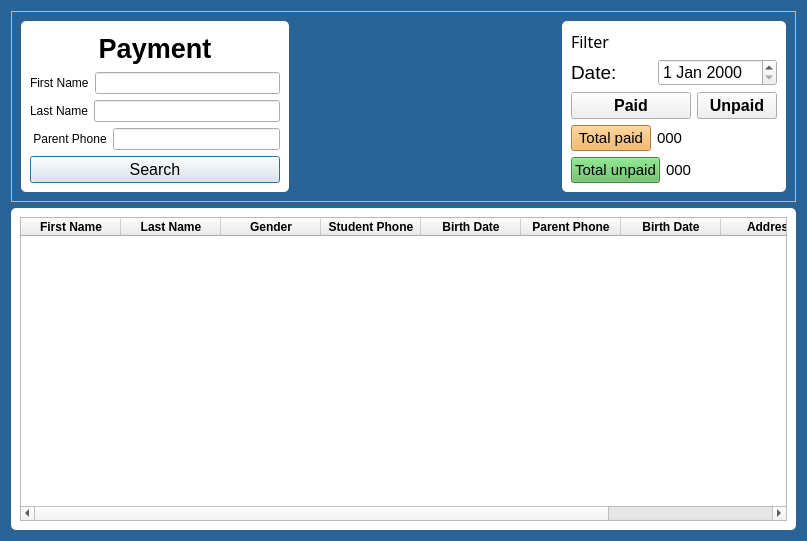
<?xml version="1.0" encoding="UTF-8"?>
<ui version="4.0">
 <class>payment</class>
 <widget class="QDialog" name="payment">
  <property name="geometry">
   <rect>
    <x>0</x>
    <y>0</y>
    <width>807</width>
    <height>541</height>
   </rect>
  </property>
  <property name="windowTitle">
   <string>Dialog</string>
  </property>
  <property name="styleSheet">
   <string notr="true">#payment{
background-color: #2a6496;
}</string>
  </property>
  <layout class="QVBoxLayout" name="verticalLayout_2">
   <item>
    <widget class="QFrame" name="frame_4">
     <property name="frameShape">
      <enum>QFrame::Shape::StyledPanel</enum>
     </property>
     <property name="frameShadow">
      <enum>QFrame::Shadow::Raised</enum>
     </property>
     <layout class="QHBoxLayout" name="horizontalLayout_6">
      <item>
       <widget class="QFrame" name="frame">
        <property name="styleSheet">
         <string notr="true">#frame{
background-color: #fff;
border: none;
border-radius: 5px;
}</string>
        </property>
        <property name="frameShape">
         <enum>QFrame::Shape::StyledPanel</enum>
        </property>
        <property name="frameShadow">
         <enum>QFrame::Shadow::Raised</enum>
        </property>
        <layout class="QVBoxLayout" name="verticalLayout">
         <item>
          <widget class="QLabel" name="label_4">
           <property name="font">
            <font>
             <pointsize>20</pointsize>
             <bold>true</bold>
            </font>
           </property>
           <property name="text">
            <string>Payment</string>
           </property>
           <property name="alignment">
            <set>Qt::AlignmentFlag::AlignCenter</set>
           </property>
          </widget>
         </item>
         <item>
          <layout class="QHBoxLayout" name="horizontalLayout">
           <item>
            <widget class="QLabel" name="label">
             <property name="text">
              <string>First Name</string>
             </property>
            </widget>
           </item>
           <item>
            <widget class="QLineEdit" name="payfirstnameLineEdit"/>
           </item>
          </layout>
         </item>
         <item>
          <layout class="QHBoxLayout" name="horizontalLayout_2">
           <item>
            <widget class="QLabel" name="label_2">
             <property name="text">
              <string>Last Name</string>
             </property>
            </widget>
           </item>
           <item>
            <widget class="QLineEdit" name="paylastnameLinedEdit"/>
           </item>
          </layout>
         </item>
         <item>
          <layout class="QHBoxLayout" name="horizontalLayout_3">
           <item>
            <widget class="QLabel" name="label_3">
             <property name="text">
              <string> Parent Phone</string>
             </property>
            </widget>
           </item>
           <item>
            <widget class="QLineEdit" name="payparentNumLineEdit"/>
           </item>
          </layout>
         </item>
         <item>
          <widget class="QPushButton" name="paysearch_btn">
           <property name="font">
            <font>
             <pointsize>12</pointsize>
            </font>
           </property>
           <property name="text">
            <string>Search</string>
           </property>
          </widget>
         </item>
        </layout>
       </widget>
      </item>
      <item>
       <spacer name="horizontalSpacer">
        <property name="orientation">
         <enum>Qt::Orientation::Horizontal</enum>
        </property>
        <property name="sizeHint" stdset="0">
         <size>
          <width>219</width>
          <height>17</height>
         </size>
        </property>
       </spacer>
      </item>
      <item>
       <widget class="QFrame" name="frame_3">
        <property name="styleSheet">
         <string notr="true">#frame_3{
background-color: #fff;
border: none;
border-radius: 5px;
}


QFrame #tpaidpushButton {
background-color: #f0ad4e;

}

QFrame #tunpaidpushButton {
background-color: #5cb85c;
}

QFrame #totalStudent_btn_3 {
background-color: #5cb85c;
}</string>
        </property>
        <property name="frameShape">
         <enum>QFrame::Shape::StyledPanel</enum>
        </property>
        <property name="frameShadow">
         <enum>QFrame::Shadow::Raised</enum>
        </property>
        <layout class="QGridLayout" name="gridLayout_2">
         <item row="5" column="0">
          <layout class="QHBoxLayout" name="horizontalLayout_7">
           <item>
            <widget class="QPushButton" name="tpaidpushButton">
             <property name="font">
              <font>
               <pointsize>11</pointsize>
              </font>
             </property>
             <property name="text">
              <string>Total paid</string>
             </property>
            </widget>
           </item>
           <item>
            <widget class="QLabel" name="totalPaidLabel">
             <property name="font">
              <font>
               <pointsize>11</pointsize>
              </font>
             </property>
             <property name="text">
              <string>000</string>
             </property>
            </widget>
           </item>
          </layout>
         </item>
         <item row="4" column="1">
          <widget class="QPushButton" name="unpaidpushButton">
           <property name="font">
            <font>
             <pointsize>12</pointsize>
             <bold>true</bold>
            </font>
           </property>
           <property name="text">
            <string>Unpaid</string>
           </property>
          </widget>
         </item>
         <item row="4" column="0">
          <widget class="QPushButton" name="paidpushButton">
           <property name="font">
            <font>
             <pointsize>12</pointsize>
             <bold>true</bold>
            </font>
           </property>
           <property name="text">
            <string>Paid</string>
           </property>
          </widget>
         </item>
         <item row="3" column="0" colspan="2">
          <layout class="QHBoxLayout" name="horizontalLayout_5">
           <item>
            <widget class="QLabel" name="label_8">
             <property name="font">
              <font>
               <pointsize>14</pointsize>
               <bold>false</bold>
              </font>
             </property>
             <property name="text">
              <string>Date:</string>
             </property>
            </widget>
           </item>
           <item>
            <widget class="QDateEdit" name="paiddateEdit">
             <property name="font">
              <font>
               <pointsize>12</pointsize>
              </font>
             </property>
            </widget>
           </item>
          </layout>
         </item>
         <item row="2" column="0">
          <widget class="QLabel" name="label_7">
           <property name="font">
            <font>
             <family>Sitka Text</family>
             <pointsize>12</pointsize>
            </font>
           </property>
           <property name="text">
            <string>Filter</string>
           </property>
           <property name="alignment">
            <set>Qt::AlignmentFlag::AlignBottom|Qt::AlignmentFlag::AlignLeading|Qt::AlignmentFlag::AlignLeft</set>
           </property>
          </widget>
         </item>
         <item row="6" column="0">
          <layout class="QHBoxLayout" name="horizontalLayout_8">
           <item>
            <widget class="QPushButton" name="tunpaidpushButton">
             <property name="font">
              <font>
               <pointsize>11</pointsize>
              </font>
             </property>
             <property name="text">
              <string>Total unpaid</string>
             </property>
            </widget>
           </item>
           <item>
            <widget class="QLabel" name="totalunPaidLabel">
             <property name="font">
              <font>
               <pointsize>11</pointsize>
              </font>
             </property>
             <property name="text">
              <string>000</string>
             </property>
            </widget>
           </item>
          </layout>
         </item>
        </layout>
       </widget>
      </item>
     </layout>
    </widget>
   </item>
   <item>
    <widget class="QFrame" name="frame_2">
     <property name="styleSheet">
      <string notr="true">#frame_2{
background-color: #fff;
border: none;
border-radius: 5px;
}</string>
     </property>
     <property name="frameShape">
      <enum>QFrame::Shape::StyledPanel</enum>
     </property>
     <property name="frameShadow">
      <enum>QFrame::Shadow::Raised</enum>
     </property>
     <layout class="QGridLayout" name="gridLayout">
      <item row="0" column="0">
       <widget class="QTableWidget" name="paymentTableWidget">
        <column>
         <property name="text">
          <string>First Name</string>
         </property>
         <property name="font">
          <font>
           <bold>true</bold>
          </font>
         </property>
        </column>
        <column>
         <property name="text">
          <string>Last Name</string>
         </property>
         <property name="font">
          <font>
           <bold>true</bold>
          </font>
         </property>
        </column>
        <column>
         <property name="text">
          <string>Gender</string>
         </property>
         <property name="font">
          <font>
           <bold>true</bold>
          </font>
         </property>
        </column>
        <column>
         <property name="text">
          <string>Student Phone</string>
         </property>
         <property name="font">
          <font>
           <bold>true</bold>
          </font>
         </property>
        </column>
        <column>
         <property name="text">
          <string>Birth Date</string>
         </property>
         <property name="font">
          <font>
           <bold>true</bold>
          </font>
         </property>
        </column>
        <column>
         <property name="text">
          <string>Parent Phone</string>
         </property>
         <property name="font">
          <font>
           <bold>true</bold>
          </font>
         </property>
        </column>
        <column>
         <property name="text">
          <string>Birth Date</string>
         </property>
         <property name="font">
          <font>
           <bold>true</bold>
          </font>
         </property>
        </column>
        <column>
         <property name="text">
          <string>Address</string>
         </property>
         <property name="font">
          <font>
           <bold>true</bold>
          </font>
         </property>
        </column>
        <column>
         <property name="text">
          <string>Option</string>
         </property>
         <property name="font">
          <font>
           <bold>true</bold>
          </font>
         </property>
        </column>
       </widget>
      </item>
     </layout>
    </widget>
   </item>
  </layout>
 </widget>
 <resources/>
 <connections/>
</ui>
